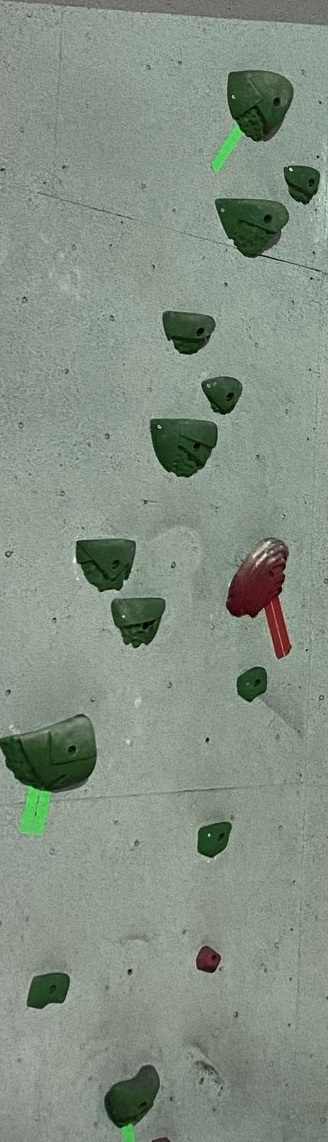
#> input picture Wall Factors/testWalls/Wall9.JPEG, 328 x 1142 px, found by its file name
$ python test_photoToCoords.py
#> lines starting #> are read from the running program, lines starting #| are printed output that depends on the picture; after the words box and inside, x2 and y2 are one past the last pixel; in counts of white or black regions, pixels touching at a corner belong together
### Wall Factors/util.py
import cv2
import matplotlib.pyplot as plt
import numpy as np
from sklearn.cluster import KMeans

## Opens image from "testWalls" folder
# string filePath = location of image to open
# bool color = [0] for grayscale image
#       = [1] for color image
def inputImage(fileName,colour = 1):
    return cv2.imread("testWalls/"+fileName,colour)

## Opens image from "fileName"
# string filePath = ABSOLUTE filepath of image to open
# bool color = [0] for grayscale image
#       = [1] for color image
def inputImageFile(fileName,colour = 1):
    return cv2.imread(fileName,colour)

## Displays image in seperate window
# cv2 img = cv2 object of image
def printImage(img, Window_Name = "Output Window"):
    cv2.imshow(Window_Name, img)
    cv2.waitKey(0)

## Plots image via MATLAB
# cv2 img = cv2 object of image
def plotImage(img):
    return plt.imshow(img)

## Saves image to local directory, will nest it in folder "output"
# string fileName = name of jpg to save
# cv2 img = cv2 object of image
def saveImage(img,fileName = "Output"):
    cv2.imwrite("output/"+fileName+".jpg",img)

#Apply A Guassian Blur to the Input Picture
#Kernal Size is the size of the Kernal that is used to find the average pixel
#Sigma defines the amount of variance when calculating the mean durring blurring
def Blur (Image, Kernal_Size, Sigma = 0):
    Blurred_Image = cv2.GaussianBlur(Image,[Kernal_Size,Kernal_Size],Sigma)
    return Blurred_Image

#Converts Image to RGB Color Space
def RGB (Image):
    RGB_Image = cv2.cvtColor(Image, cv2.COLOR_BGR2RGB)
    return RGB_Image

#Converts Image to Black and White
#Assumes Image is BGR unless Specified
def Gray (Image, BGR = True):
    if BGR:
        Gray_Image = cv2.cvtColor(Image, cv2.COLOR_BGR2GRAY)
    else:
        Gray_Image = cv2.cvtColor(Image, cv2.COLOR_RGB2GRAY)

    return Gray_Image

#Performs Thresholding
#Threshold is the Miniumum intensity that a pixel must. If < they will be black
#Output_Pixel is the Pixel value that will be assigned to pixels > Threshold
def Threshold_Basic (Image,Threshold,Output_Pixel=255):
    T_Value,Threshold_Image = cv2.threshold (Image,Threshold,Output_Pixel,cv2.THRESH_BINARY_INV)
    return Threshold_Image

def Threshold (Image,Output_Pixel=255):
    T_Value,Threshold_Image = cv2.threshold (Image,0,Output_Pixel,cv2.THRESH_BINARY_INV | cv2.THRESH_OTSU)
    return T_Value,Threshold_Image

def Mask (Input_Image, Mask):
    Masked_Image = cv2.bitwise_and(Input_Image,Input_Image,mask = Mask)
    return Masked_Image

def Canny (Image,Low_Threshold,High_Threshold):
    Canny_Image = cv2.Canny(Image,Low_Threshold,High_Threshold)
    return Canny_Image

# [6 lines left out: function Find_Contours, not called in this run]

def Find_Contours_Optimal (Image,Target_Image,Filled = True):
    Contours, Heirarchy = cv2.findContours(Image, cv2.RETR_EXTERNAL, cv2.CHAIN_APPROX_SIMPLE)

    Hulls = map(cv2.convexHull,Contours)
    Hulls = list(Hulls)

    if Filled:
        cv2.drawContours(Target_Image,Hulls,-1,(224,245,66),-1)
    else:
        cv2.drawContours(Target_Image,Hulls,-1,(224,245,66),2)

    return Target_Image

def Find_Contours_Optimal_Binary (Image,Target_Image,Filled = True):
    Contours, Heirarchy = cv2.findContours(Image, cv2.RETR_EXTERNAL, cv2.CHAIN_APPROX_SIMPLE)

    Hulls = map(cv2.convexHull,Contours)
    Hulls = list(Hulls)

    Mask = np.zeros(Target_Image.shape,np.uint8)

    if Filled:
        cv2.drawContours(Mask,Hulls,-1,(255,255,255),-1)
    else:
        cv2.drawContours(Mask,Hulls,-1,(255,255,255),2)

    return Mask

def Find_Contours_Optimal_Moment (Image,Target_Image,Filled = True):
    Contours, Heirarchy = cv2.findContours(Image, cv2.RETR_EXTERNAL, cv2.CHAIN_APPROX_SIMPLE)

    Hulls = map(cv2.convexHull,Contours)
    Hulls = list(Hulls)

    if Filled:
        cv2.drawContours(Target_Image,Hulls,-1,(224,245,66),-1)
    else:
        cv2.drawContours(Target_Image,Hulls,-1,(224,245,66),2)

    Centr = []
    for H in Hulls:
        M = cv2.moments(H)

        if (int(M["m00"]))!= 0:
            cX = int(M["m10"] / M["m00"])
            cY = int(M["m01"] / M["m00"])

            #Uncomment to show pre-clustering centroids
            #cv2.circle(Target_Image, (cX, cY), 5, (0, 0, 255), -1)

            Centr.append([cX, cY])

    Coords = kMeansCluster(Centr)

    for C in Coords:
        cv2.circle(Target_Image, (C[0], C[1]), 5, (0, 0, 255), -1)

    return Target_Image, Coords

# Clustering algorithm to eliminate repeated coordinates within the same hold
# int Centroids = calculated centroid coordinates (x,y pairs) from contours
# int holdNum = number of holds for wall, will aim to isolate only that many coordinate pairs
def kMeansCluster(Centroids, holdNum = 15):     # update to ask for user input for number of holds
    X = np.array(Centroids)
    kmeans = KMeans(n_clusters=holdNum, random_state=0).fit(X)

    return np.int_(kmeans.cluster_centers_)

# Rescales pixels value of hold coordinates into distance from floor to use for beta algorithm
# int coords = 2D array holding x,y pairs of coordinates for holds
# cv2 img = image of wall
# float scale = x pixel/meters
def scaleCoords(coords, img, scale = None):

    if scale == None:
        height, width, channel = img.shape
        scale = height/8                        # Assumes 8 meter wall,

    coordsDist =[[j/scale for j in i] for i in coords] # Distance from ground

    return coordsDist

## Flips pixels value of hold coordinates so origin goes from top left -> bottom left
# int coords = 2D array holding x,y pairs of coordinates for holds
# cv2 img = image of wall
# float scale = x pixel/meters
# [90 lines left out: functions flipCoords, photoToDist, photoToAppCoords, not called in this run]

#Offsets the horizontal coordinates based on the application width

def offsetCoords(coords, testImg, appWidth, appHeight):
    offset = (appHeight - (testImg.shape[0])*(appWidth/testImg.shape[1]) )/2.0
# [5 lines of commented-out code are left out]
# [29 lines left out: functions offsetCoords, cvCoordsToAppCoords, not called in this run]

### Wall Factors/test_photoToCoords.py
## Uses 7 test images and performs edge detection
import util as U
import cv2
import numpy as np

def main():
    ## Fix file path issue ##
    #wallNum = input("Please enter Wall Number: ")
    #testImg = U.inputImage("Wall"+str(wallNum)+".JPEG")
    path = r"/Users/lancesiquioco/Documents/McMaster/ELECENG-V/Fall-2021/ELECENG4OI6/betaBuddy/Wall Factors/testWalls/Wall9.JPEG"

    testImg = cv2.imread(path)
#> testImg is the input picture: shape (1142, 328, 3); mean B, G, R 131.6, 143.7, 131.9
    U.printImage(testImg)

    # Preprocessing - Gaussian Blur
    GBlur = U.Blur(testImg, 15) # Change kernal size (2nd input) for more blur

    # Run edge detection algorithm and return coordinates
    coordinates, scaled, outputImg = edgeDetect(GBlur)
#> in Threshold, `T_Value,Threshold_Image = cv2.threshold (Image,0,Output_Pixel,cv2.THRE..`:
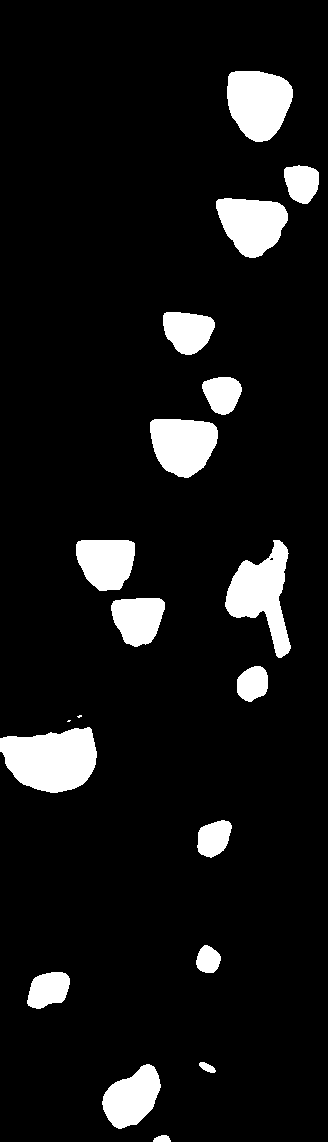
#> Threshold_Image: shape (1142, 328); 8.8% white; 19 white regions (2 under 20 px), largest, box (x1, y1, x2, y2) and area: (0, 727, 97, 793) 4758, (225, 540, 291, 658) 3788, (227, 71, 293, 142) 3601
#> in Threshold, `T_Value,Threshold_Image = cv2.threshold (Image,0,Output_Pixel,cv2.THRE..`: T_Value = 104
#> in Mask, `Masked_Image = cv2.bitwise_and(Input_Image,Input_Image,mask = Mask)`:
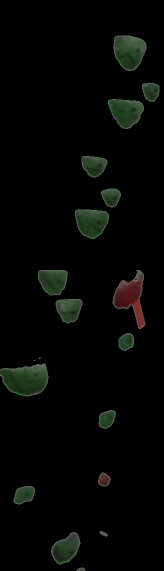
#> Masked_Image: shape (1142, 328, 3) (shown at 1/2 size); mean B, G, R 4.3, 6.1, 4.9
#> in Canny, `Canny_Image = cv2.Canny(Image,Low_Threshold,High_Threshold)`:
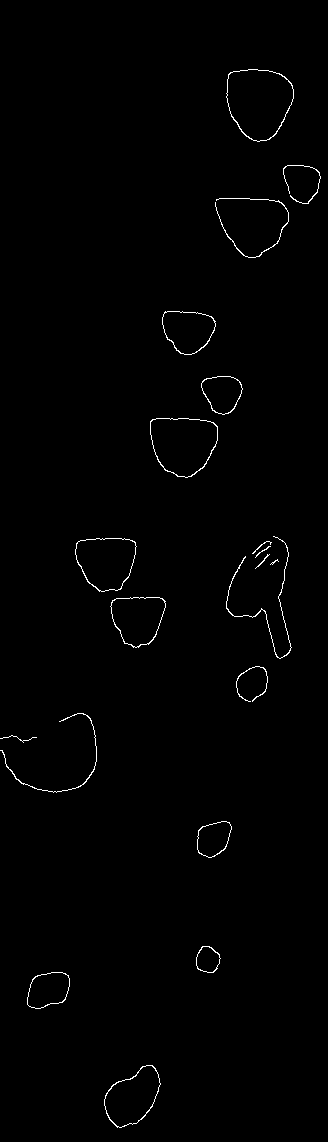
#> Canny_Image: shape (1142, 328); 0.77% white in thin lines or dots
#> in Find_Contours_Optimal, `Contours, Heirarchy = cv2.findContours(Image, cv2.RETR_EXTERNAL, cv2.C..`: Contours = 20 contours, 5 with area under 20; largest, box (x1, y1, x2, y2) and area: (226, 69, 294, 142) 3684, (150, 418, 218, 478) 3104, (75, 538, 137, 592) 2496, (104, 1065, 161, 1128) 2224, (110, 597, 166, 648) 2054
#> in Find_Contours_Optimal, `Hulls = list(Hulls)`: Hulls = 20 contours, 1 with area under 20; largest, box (x1, y1, x2, y2) and area: (226, 536, 292, 659) 5390, (0, 713, 97, 793) 5224, (226, 69, 294, 142) 3756, (215, 198, 289, 258) 3212, (150, 418, 218, 478) 3168
#> in Find_Contours_Optimal, `cv2.drawContours(Target_Image,Hulls,-1,(224,245,66),2)`:
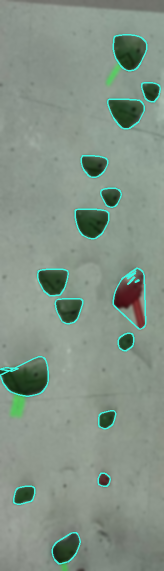
#> Target_Image: shape (1142, 328, 3) (shown at 1/2 size); mean B, G, R 134.3, 146.5, 131.1
#> call 2 of Canny, with Low_Threshold = 52, High_Threshold = 104
#> in Canny (call 2), `Canny_Image = cv2.Canny(Image,Low_Threshold,High_Threshold)`:
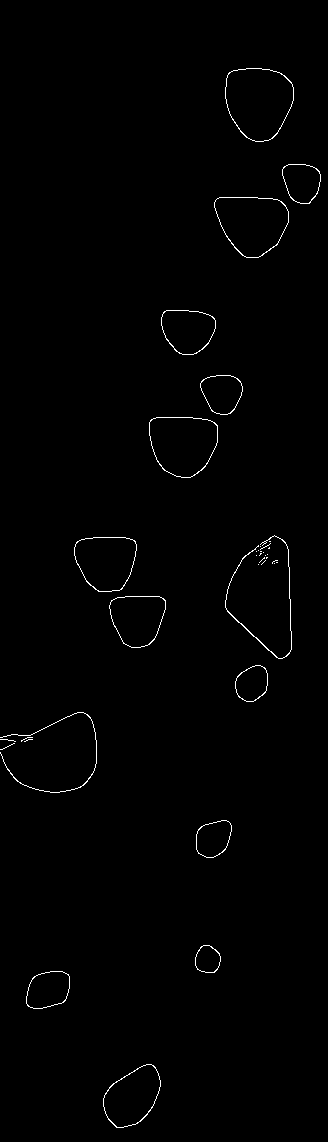
#> Canny_Image: shape (1142, 328); 0.76% white in thin lines or dots
#> in Find_Contours_Optimal_Moment, `Contours, Heirarchy = cv2.findContours(Image, cv2.RETR_EXTERNAL, cv2.C..`: Contours = 38 contours, 23 with area under 20; largest, box (x1, y1, x2, y2) and area: (225, 68, 294, 142) 3888, (214, 197, 289, 258) 3344, (149, 417, 218, 478) 3296, (74, 537, 137, 592) 2678, (103, 1064, 161, 1128) 2439
#> in Find_Contours_Optimal_Moment, `Hulls = list(Hulls)`: Hulls = 38 contours, 23 with area under 20; largest, box (x1, y1, x2, y2) and area: (0, 712, 97, 793) 5847, (225, 535, 292, 659) 5619, (225, 68, 294, 142) 3936, (214, 197, 289, 258) 3384, (149, 417, 218, 478) 3333
#> in Find_Contours_Optimal_Moment, `cv2.drawContours(Target_Image,Hulls,-1,(224,245,66),-1)`:
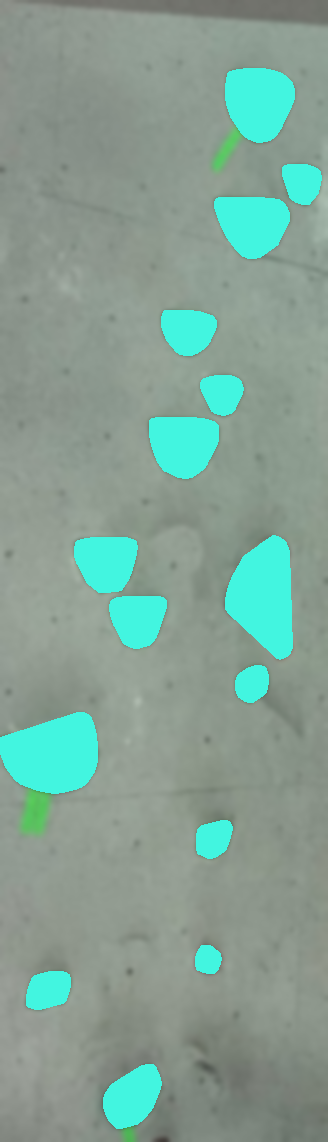
#> Target_Image: shape (1142, 328, 3); 8.48% of pixels changed, all inside (x1, y1, x2, y2) = (0, 68, 319, 1126)
#> the loop in Find_Contours_Optimal_Moment, `for H in Hulls:` made 38 passes
#> (H, cX, cY) on passes 5, 6, 8, 18, 22, 29: ([[14, 743], [2, 749], [0, 749], [13, 743]], 6, 746), ([[32, 739], [25, 741], [24, 741], [28, 739]], 27, 739), ([[32, 737], [21, 741], [21, 740], [27, 737]], 25, 738), ([[264, 558], [259, 562], [264, 557]], 262, 559), ([[261, 553], [259, 555], [260, 553]], 260, 553), ([[270, 543], [268, 545], [260, 549], [261, 548]], 265, 546)
#> after the loop in Find_Contours_Optimal_Moment, `for H in Hulls:`: Centr = [[132, 1096], [47, 989], [207, 959], [213, 838], [6, 746], [27, 739], [8, 739], [25, 738], [52, 753], [251, 683], [137, 618], [274, 561], [262, 559], [260, 553], [265, 546], [105, 561], [263, 595], [182, 443], [221, 392], [187, 329], [251, 222], [301, 181], [258, 101]]
#> in kMeansCluster, `X = np.array(Centroids)`: X = 23 rows, first 8: [132, 1096], [47, 989], [207, 959], [213, 838], [6, 746], [27, 739], [8, 739], [25, 738]
#> in Find_Contours_Optimal_Moment, `Coords = kMeansCluster(Centr)`: Coords = 15 rows, first 8: [264, 562], [23, 743], [301, 181], [207, 959], [187, 329], [105, 561], [132, 1096], [47, 989]
#> the loop in Find_Contours_Optimal_Moment, `for C in Coords:` made 15 passes
#> after the loop in Find_Contours_Optimal_Moment, `for C in Coords:`:
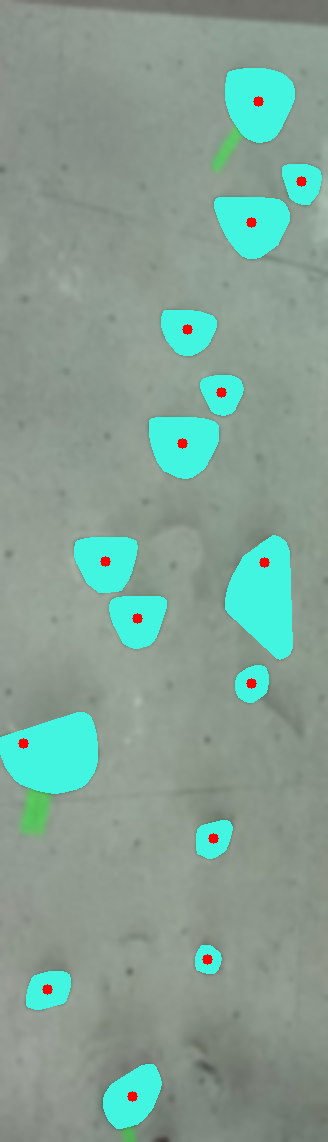
#> Target_Image: shape (1142, 328, 3); 0.32% of pixels changed, all inside (x1, y1, x2, y2) = (18, 96, 307, 1102)
#> in edgeDetect, `Contours_Filled_Moment, coords = U.Find_Contours_Optimal_Moment(Canny,..`: coords has the same summary as Coords in Find_Contours_Optimal_Moment
#> in scaleCoords, `coordsDist =[[j/scale for j in i] for i in coords]`: coordsDist = [[1.85, 3.94], [0.161, 5.2], [2.11, 1.27], [1.45, 6.72], [1.31, 2.3], [0.736, 3.93], [0.925, 7.68], [0.329, 6.93], [1.76, 4.78], [1.49, 5.87], [1.55, 2.75], [1.81, 0.708], [0.96, 4.33], [1.76, 1.56], [1.27, 3.1]]
#> in edgeDetect, `holdDist = U.scaleCoords(coords,Picture)`: holdDist has the same summary as coordsDist in scaleCoords
#> coordinates has the same summary as Coords in Find_Contours_Optimal_Moment; scaled has the same summary as coordsDist in scaleCoords

    # Output Check
    print(coordinates)
#> (printed output is left out)
    print(type(coordinates))
#| <class 'numpy.ndarray'>
    print(type(coordinates[0]))
#| <class 'numpy.ndarray'>
    U.printImage(outputImg)
    cv2.waitKey(0)

# Edge Detection
def edgeDetect(Picture):

    # Convert to greyscale
    Picture_Gray = U.Gray(Picture)

    # Threshold/Mask
    T,Threshold_Adaptive = U.Threshold(Picture_Gray)
    Mask_Adaptive = U.Mask(Picture,Threshold_Adaptive)

    #Uncomment if you want to see image
    #U.printImage(Mask_Adaptive)

    # Canny
    Canny = U.Canny(Picture_Gray,T/2,T)

    # Contour
    Contours_Outline = U.Find_Contours_Optimal(Canny,Picture,False)

    #Uncomment if you want to see image
    #U.printImage(Contours_Outline)

    # Centroid
    Contours_Filled_Binary = U.Find_Contours_Optimal_Binary(Canny,Picture)
    Canny = U.Canny(Contours_Filled_Binary,T/2,T)
    Contours_Filled_Moment, coords = U.Find_Contours_Optimal_Moment(Canny,Picture)

    #Uncomment if you want to see image
    #U.printImage(Contours_Filled_Moment)

    # Scaling
    holdDist = U.scaleCoords(coords,Picture)

    return coords, holdDist, Contours_Filled_Moment

main()

$ run again, with Wall Factors/testWalls/Wall1.JPEG copied over Wall Factors/testWalls/Wall9.JPEG
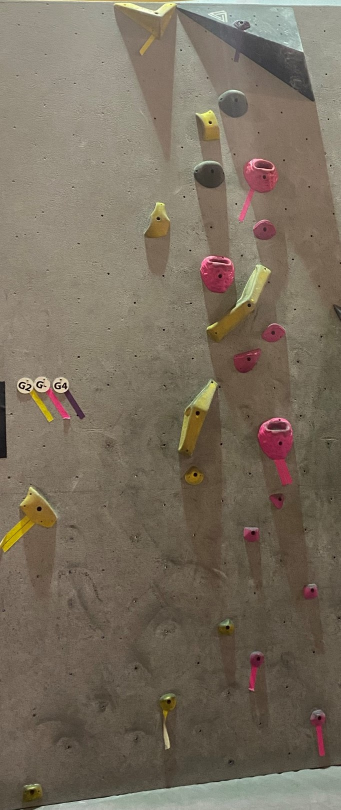
#> input picture Wall Factors/testWalls/Wall1.JPEG, 681 x 1619 px, found by its file name (shown at 1/2 size)
#> in main, testImg is the input picture: shape (1619, 681, 3); mean B, G, R 94.2, 109.6, 120.5
#> in Threshold, `T_Value,Threshold_Image = cv2.threshold (Image,0,Output_Pixel,cv2.THRE..`:
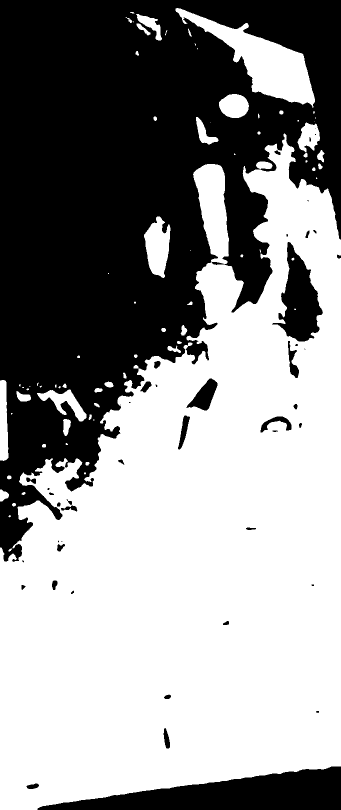
#> Threshold_Image: shape (1619, 681) (shown at 1/2 size); 57% white; 47 black regions (15 under 20 px), largest, box (x1, y1, x2, y2) and area: (0, 0, 681, 1124) 429086, (75, 1533, 681, 1619) 28881, (544, 484, 646, 683) 9955
#> T_Value = 114
#> Canny_Image: shape (1619, 681); 0.43% white in thin lines or dots
#> in Find_Contours_Optimal, `Contours, Heirarchy = cv2.findContours(Image, cv2.RETR_EXTERNAL, cv2.C..`: Contours = 54 contours, 39 with area under 20; largest, box (x1, y1, x2, y2) and area: (534, 839, 574, 859) 533, (74, 1013, 83, 1022) 56, (58, 973, 109, 1019) 42, (34, 752, 100, 785) 40, (374, 758, 421, 811) 36
#> in Find_Contours_Optimal, `Hulls = list(Hulls)`: Hulls = 54 contours, 3 with area under 20; largest, box (x1, y1, x2, y2) and area: (466, 42, 630, 203) 7836, (228, 5, 681, 33) 6686, (70, 1532, 681, 1619) 3276, (387, 327, 450, 378) 2431, (0, 763, 14, 918) 1796
#> Mask: shape (1619, 681, 3); 3.2% white; 41 white regions (1 under 20 px), largest, box (x1, y1, x2, y2) and area: (228, 2, 681, 203) 15111, (70, 1532, 681, 1619) 3884, (387, 327, 450, 378) 2509
#> Canny_Image: shape (1619, 681); 0.63% white in thin lines or dots
#> in Find_Contours_Optimal_Moment, `Contours, Heirarchy = cv2.findContours(Image, cv2.RETR_EXTERNAL, cv2.C..`: Contours = 112 contours, 89 with area under 20; largest, box (x1, y1, x2, y2) and area: (386, 326, 450, 378) 2522, (435, 184, 488, 236) 1731, (512, 525, 541, 559) 469, (325, 1447, 340, 1498) 456, (39, 986, 59, 1012) 258
#> in Find_Contours_Optimal_Moment, `Hulls = list(Hulls)`: Hulls = 112 contours, 58 with area under 20; largest, box (x1, y1, x2, y2) and area: (228, 1, 630, 203) 27718, (69, 1531, 681, 1619) 3322, (386, 326, 450, 378) 2550, (32, 751, 100, 805) 2532, (104, 752, 170, 830) 1894
#> the loop in Find_Contours_Optimal_Moment, `for H in Hulls:` made 112 passes
#> (H, cX, cY) on passes 30, 34, 57: ([[53, 784], [52, 784], [50, 783], [51, 783]], 51, 783), ([[42, 777], [42, 779], [40, 779], [41, 777]], 41, 778), ([[425, 650], [415, 655], [416, 654], [424, 650]], 420, 652)
#> after the loop in Find_Contours_Optimal_Moment, `for H in Hulls:`: Centr = 74 pairs, first value 6 to 638, second value 4 to 1575
#> X has the same summary as Centr in Find_Contours_Optimal_Moment
#> Coords = 15 rows, first 8: [456, 596], [68, 1002], [380, 20], [638, 1433], [424, 247], [137, 797], [445, 1007], [62, 1574]
#> the loop in Find_Contours_Optimal_Moment, `for C in Coords:` made 15 passes
#> after the loop in Find_Contours_Optimal_Moment, `for C in Coords:`:
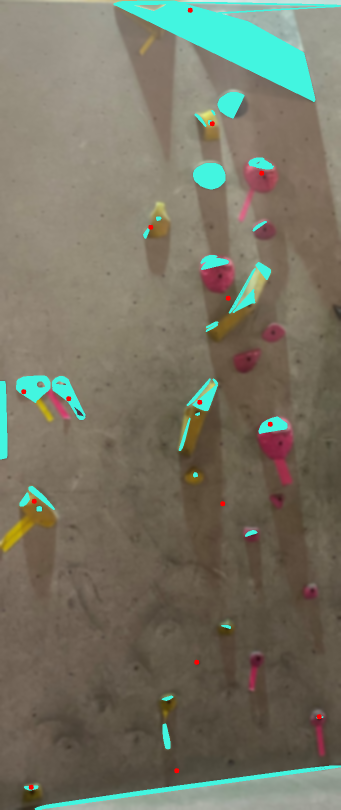
#> Target_Image: shape (1619, 681, 3) (shown at 1/2 size); mean B, G, R 100.2, 116, 117.7
#> coords has the same summary as Coords in Find_Contours_Optimal_Moment
#> coordsDist = [[2.25, 2.95], [0.336, 4.95], [1.88, 0.0988], [3.15, 7.08], [2.1, 1.22], [0.677, 3.94], [2.2, 4.98], [0.306, 7.78], [1.94, 6.54], [1.49, 2.24], [2.58, 1.71], [1.97, 3.97], [2.67, 4.19], [0.232, 3.87], [1.74, 7.61]]
#> holdDist has the same summary as coordsDist in scaleCoords
#> coordinates has the same summary as Coords in Find_Contours_Optimal_Moment; scaled has the same summary as coordsDist in scaleCoords
#> (printed output is left out)
#| <class 'numpy.ndarray'>
#| <class 'numpy.ndarray'>
